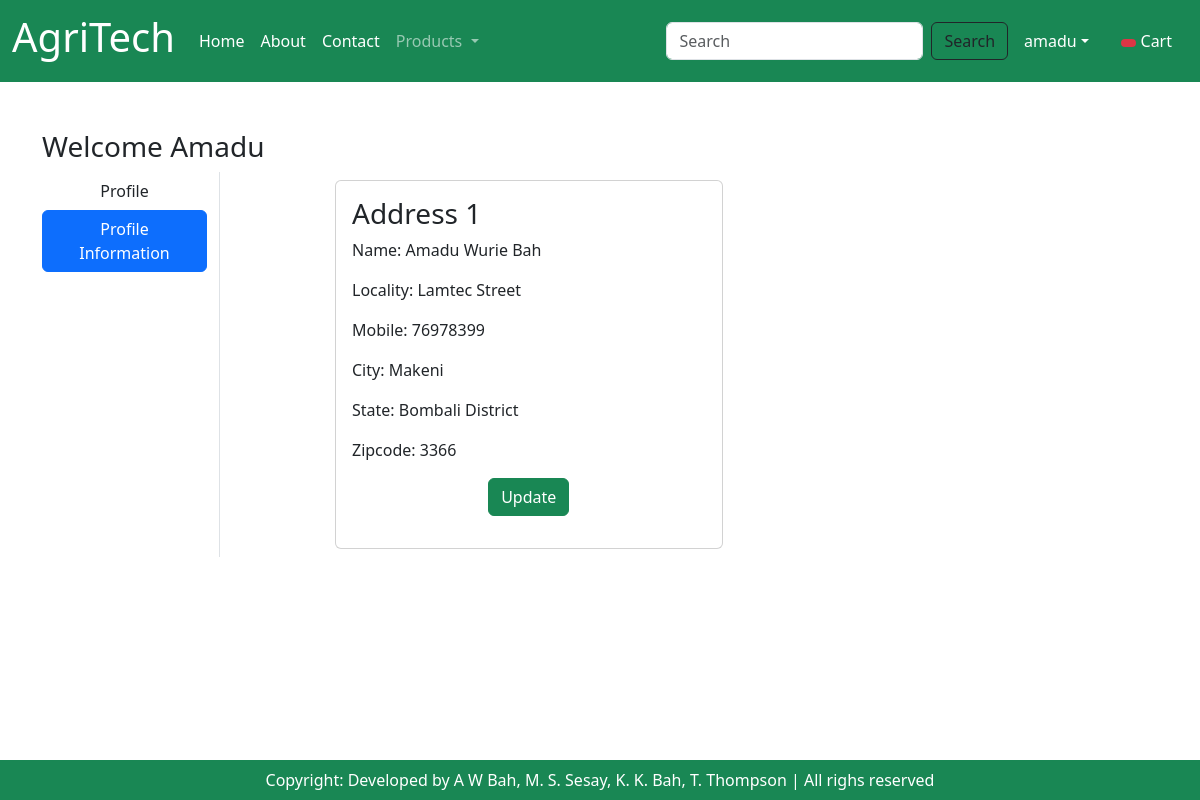
The app's page /address/ (signed in) with its own data.
### app/models.py (models this page shows, shortened)
class Customer(models.Model):
    user = models.ForeignKey(User, on_delete=models.CASCADE)
    name = models.CharField(max_length=200)
    locality = models.CharField(max_length=200)
    city= models.CharField(max_length=50)
    mobile = models.IntegerField(default=0)
    zipcode = models.IntegerField()
    state = models.CharField(choices=STATE_CHOICES, max_length=100)

### app/views.py (the view)
# urls.py: path('address/', views.address, name = 'address'),
@login_required
def address(request):
    add = Customer.objects.filter(user=request.user)
    totalitem = 0
    if request.user.is_authenticated:
        totalitem = len(Cart.objects.filter(user=request.user))
    return render(request, 'app/address.html', locals())

### app/templates/app/address.html (shortened to what this page needs)
{% extends 'app/base.html' %} {% load static %}  {% block main-content %}
<div class="container my-5">
  <div class="row">
    <h3>Welcome <span class="text-capitalize">{{request.user}}</span></h3>
    <div class="col-sm-2 border-end">
      <ul class="list-unstyled">
        <li class="d-grid">
          <a href="{% url 'profile' %}" class="btn">Profile</a>
        </li>
        <li class="d-grid">
          <a href="{% url 'address' %}" class="btn btn-primary">Profile Information</a>
        </li>
      </ul>
    </div>
    <div class="col-sm-9 offset-sm-1">
      <div class="row">
        {% for ad in add %}
        <div class="col-sm-6">
          <div class="card m-2">
            <div class="card-body">
              <h3>Address {{forloop.counter}}</h3>
              <p>Name: {{ad.name}}</p>
              <p>Locality: {{ad.locality}}</p>
              <p>Mobile: {{ad.mobile}}</p>
              <p>City: {{ad.city}}</p>
              <p>State: {{ad.state}}</p>
              <p>Zipcode: {{ad.zipcode}}</p>
              <p class="text-center">
                <a
                  href="{% url 'updateAddress' pk=ad.id %}"
                  type="button"
                  class="btn btn-success"
                  >Update</a
                >
              </p>
            </div>
          </div>
        </div>
        {% endfor %}
      </div>
    </div>
  </div>
</div>
{% endblock main-content %}

### app/templates/app/base.html (shortened to what this page needs)
<!DOCTYPE html>
{% load static %}
<html lang="en">
  <head>
    <link
      href="https://cdn.jsdelivr.net/npm/bootstrap@5.3.0/dist/css/bootstrap.min.css"
      rel="stylesheet"
    />
    <link rel="stylesheet" href="{% static 'app/css/owl.carousel.min.css'%}" />
    <link rel="stylesheet" href="{% static 'app/css/all.min.css'%}" />
    <link rel="stylesheet" href="{% static 'app/css/style.css'%}" />
  </head>
  <body>
    <nav class="navbar navbar-expand-lg navbar-dark bg-success">
      <div class="container-fluid">
        <a class="navbar-brand" href="{% url 'home' %}"><h1>AgriTech</h1> </a>
        <div class="collapse navbar-collapse" id="navbarSupportedContent">
          <ul class="navbar-nav me-auto mb-2 mb-lg-0">
            <li class="nav-item">
              <a
                class="nav-link active"
                aria-current="page"
                href="{% url 'home' %}"
                >Home</a>
            </li>
             <li class="nav-item">
              <a class="nav-link text-white" href="{% url 'about' %}">About</a>
            </li>
            <li class="nav-item">
              <a class="nav-link text-white" href="{% url 'contact' %}"
                >Contact</a
              >
            </li>
              {% if request.user.is_authenticated %}
            <li class="nav-item dropdown">
              <a
                class="nav-link dropdown-toggle"
                href="#"
                role="button"
                data-bs-toggle="dropdown"
                aria-expanded="false"
              >
                Products
              </a>
            </li>
          </ul>
      <form class="d-flex" role="search" action="/search">
          <input class="form-control me-2" type="search" placeholder="Search" name="search" aria-label="Search">
          <button class="btn btn-outline-dark" type="submit">Search</button>
      </form>
        </div>
        <ul class="navbar-nav me-auto mb-2 mb-lg-0">
          <li class="nav-item dropdown mx-2">
            <a
              class="nav-link dropdown-toggle text-white"
              href="#"
              id="profileDropdown"
              role="button"
              data-bs-toggle="dropdown"
              aria-expanded="false"
              >{{request.user}}</a
            >
          </li>
          <li class="nav-item mx-2">
            <a href="{% url 'showcart' %}" class="nav-link text-white"><span class="badge bg-danger"> {% if totalitem > 0 %} {{totalitem}} {% endif %}</span> Cart</a>
          </li>
            {% endif %}
        </ul>
      </div>
    </nav>
     {% block main-content %} {% endblock main-content %}
    <footer
      class="container-fluid fixed-bottom bg-success text-center text-white p-2 mt-5"
    >
      Copyright: Developed by A W Bah, M. S. Sesay, K. K. Bah, T. Thompson | All righs reserved
    </footer>
  </body>
</html>

### records on screen
Customer: name "Amadu Wurie Bah", locality "Lamtec Street", mobile "76978399", city "Makeni", state "Bombali District", zipcode "3366"

### other values on screen
{{ request.user }} "amadu"
{{ request.user }} "Amadu"
